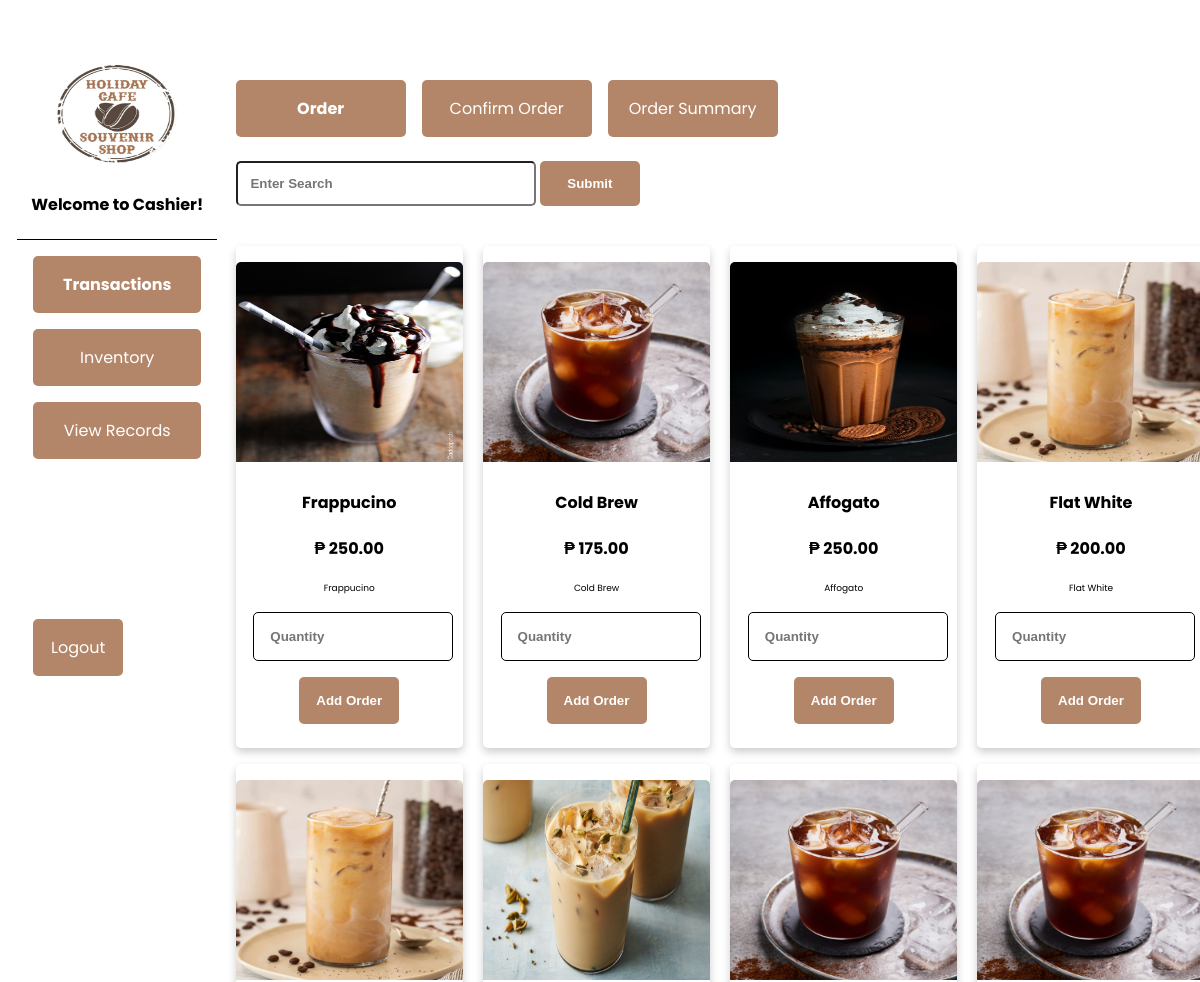
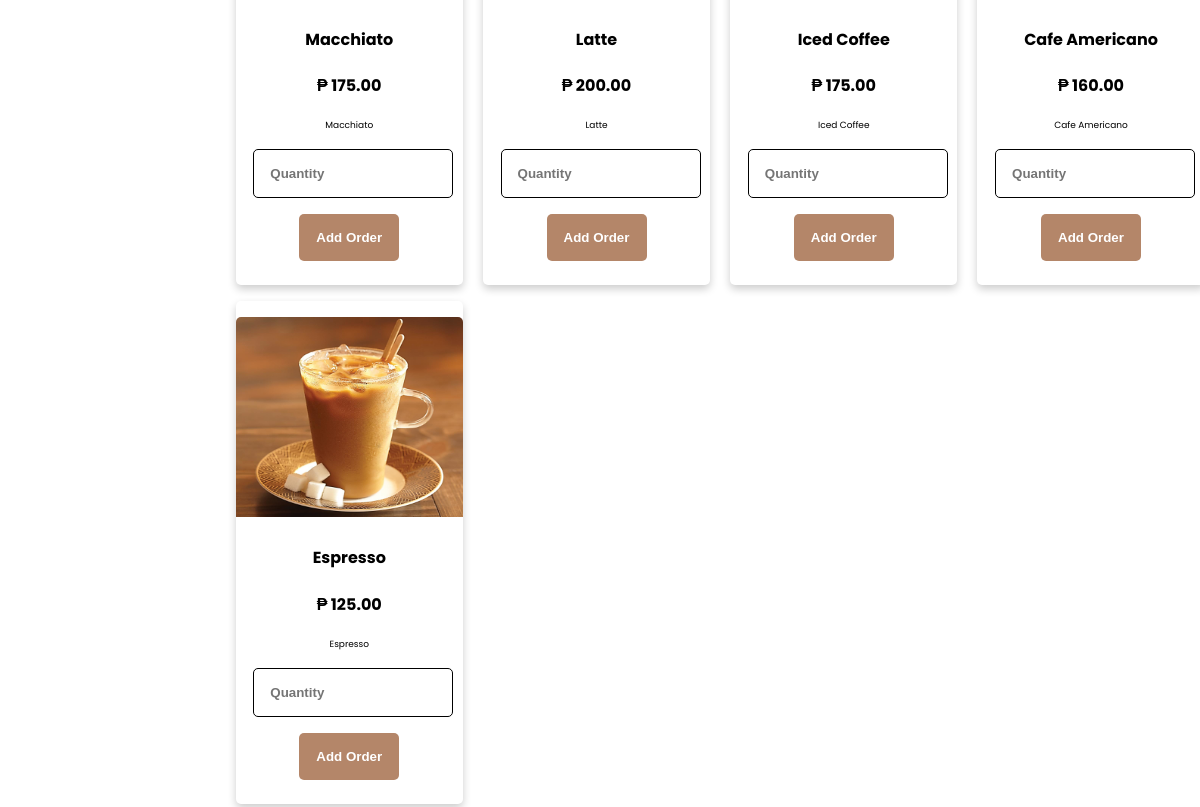
The page /order/order.php on the database its author committed (2 pictures, top to bottom).
### tables this page shows
CREATE TABLE `tbl_inventory` (
  `item_id` int(10) NOT NULL,
  `item_name` varchar(255) NOT NULL,
  `quantity` int(11) NOT NULL,
  `price` int(11) NOT NULL,
  `image` varchar(255) NOT NULL,
  `description` varchar(255) NOT NULL,
  `status` varchar(50) NOT NULL
);

### order/order.php (the view, shortened to what this page needs)
<?php
include "../dbcon.php";
$search = $_GET['search'] ?? '';
if ($search) {
  $statement = $pdo->prepare('SELECT * FROM tbl_inventory where item_name like :INAME or description like :INAME and quantity >= 2 and status = "active" order by item_id desc');
  $statement->bindValue(':INAME', "%$search%");
  $search = "";
}
else {
  $statement = $pdo->prepare('SELECT * FROM tbl_inventory where quantity != 0 and status = "active" order by item_id desc');
}
$statement->execute();
$inventory = $statement->fetchAll(PDO::FETCH_ASSOC);
?>
<!DOCTYPE html>
<html lang="en">
  <head>
    <link rel="stylesheet" href="../css/index.css" />
  </head>
  <body>
    <div class="admin-main">
      <div class="admin-image">
        <img
          src="../images/logo_cafe.png"
          alt="admin logo"
          width="120"
          height="100"
        />
        <?php if ($_SESSION["Roles"] == 'admin'): ?>
          <h4>Holiday Cofe and Souvenir Shop</h4>
        <?php else: ?>
          <h4>Welcome to Cashier!</h4>
        <?php endif;?>
      </div>
      <ul>
        <li class="disabled"><a href="order.php">Transactions</a></li>
        <li><a href="../inventory/inventory.php">Inventory</a></li>
        <li><a href="../view_orders/viewitem.php">View Records</a></li>
        <li class="logout"><a href="../logout.php">Logout</a></li>
      </ul>
    </div>
    <div class="admin-contents">
      <div class="navbar">
        <li><a class="disabled" href="order.php">Order</a></li>
        <li><a href="order_confirm.php">Confirm Order</a></li>
        <li><a href="order_process.php">Order Summary</a></li>
      </div>
      <div class="filter">
        <div class="admin-filter">
          <form action="" method="get">
          <input type="text"
          class="form-control"
          name="search"
          placeholder="Enter Search"
          value="<?php echo $search; ?>">
          <input type="submit" value="Submit" style="color: white;" />
          </form>
        </div>
      </div>
      <div class="tran-form-card">
        <?php foreach ($inventory as $i => $item): ?>
        <div class="flex-wrapper">
          <form method="POST" action="" class="form-card" >
            <div class="card">
              <img src="<?php echo $item['image']; ?>" alt="item image" style="width:100%;">
              <div class="container">
                <h4><b><?php echo $item['item_name']; ?></b></h4>
                <h4><b>₱ <?php echo number_format($item['price'],  2, '.', ','); ?></b></h4>
                <p><?php echo $item['description']; ?></p>
                <input type="number" min="0" class="form-control" name="quantity" style="margin-right:0;" placeholder="Quantity" required />
                <input type="submit" class="btn" value="Add Order" style="border: none;" />
              </div>
            </div>
          </form>
        </div>
        <?php endforeach;?>
      </div>
    </div>
  </body>
</html>

### css/index.css (style rules this page uses)
* { box-sizing: border-box; }
body { box-sizing: border-box; margin: 0.5rem; margin-top: 4rem; font-family: 'Poppins', sans-serif; display: flex; justify-content: space-around; }
.disabled { pointer-events:none; opacity: 1; font-weight: bold; }
.admin-main ul { list-style-type: none; margin: 0; padding: 0; width: 200px; }
.admin-main li a { display: block; color: white; text-decoration: none; }
.admin-main li { text-align: center; margin: 1rem; border-radius: 5px; background-color: rgb(180, 134, 105); }
.admin-main .admin-image { width: 200px; text-align: center; border-bottom: 1px solid black; }
.admin-main .logout { margin-top: 10rem; width: 90px; }
.admin-contents { width: 80%; }
.admin-contents li a { display: block; color: white; text-decoration: none; }
.admin-contents li { width: 170px; list-style-type: none; text-align: center; margin: 1rem 1rem 1rem 0; border-radius: 5px; background-color: rgb(180, 134, 105); }
.admin-contents .navbar { display: flex; justify-content: flex-start; }
.tran-form-card { width: 100%; margin-top: 2rem; text-align: center; display: flex; flex-wrap: wrap; justify-content: space-between; }
.tran-form-card .form-card { text-align: center; }
.filter { width: 80%; display: flex; }
.admin-filter select, .admin-filter input[type="text"] { margin: 0.5rem 0rem 0.5rem 0; padding: 0.8rem; width: 300px; border-radius: 5px; background-color: white; font-weight: bold; }
.admin-filter input[type="submit"] { margin: 0.5rem 0.5rem 0.5rem 0; padding: 0.92rem; width: 300px; border-radius: 5px; background-color: rgb(180, 134, 105); font-weight: bold; border: none; }
.admin-filter input[type="submit"] { width: 100px; }
.tran-form select, .tran-form .form-group input, .tran-form-card input { margin: 0.5rem; padding: 1rem; width: 200px; border-radius: 5px; background-color: rgb(180, 134, 105); font-weight: bold; color: white; }
.tran-form-card input[type="number"] { margin: 0.5rem; padding: 1rem; width: 200px; border-radius: 5px; font-weight: bold; background-color:white; border: 1px solid black; color: black; }
.tran-form-card input { width: 200px; }
.tran-form-card .btn { margin: 0.5rem; padding: 1rem; width: 100px; border-radius: 5px; background-color: rgb(180, 134, 105); font-weight: bold; }
.tran-form-card .flex-wrapper { width: 20%; margin-right: 1rem; margin-bottom: 1rem; }
.tran-form-card .card { box-shadow: 0 4px 8px 0 rgba(0, 0, 0, 0.2); transition: 0.3s; width: 120%; border-radius: 5px; padding: 1rem 0; margin: auto; }
.tran-form-card img { border-radius: 5px 5px 0 0; }
.tran-form-card p { font-size: 9px; }
.tran-form-card img { max-width: 300px; max-height: 200px; min-width: 200px; min-height: 200px; }
ul li, .navbar li { padding: 1rem; }

### rows shown on the page
tbl_inventory: image (picture), item_name "Frappucino", price "250.00", description "Frappucino"
tbl_inventory: image (picture), item_name "Cold Brew", price "175.00", description "Cold Brew"
tbl_inventory: image (picture), item_name "Affogato", price "250.00", description "Affogato"
tbl_inventory: image (picture), item_name "Flat White", price "200.00", description "Flat White"
tbl_inventory: image (picture), item_name "Macchiato", price "175.00", description "Macchiato"
tbl_inventory: image (picture), item_name "Latte", price "200.00", description "Latte"
tbl_inventory: image (picture), item_name "Iced Coffee", price "175.00", description "Iced Coffee"
tbl_inventory: image (picture), item_name "Cafe Americano", price "160.00", description "Cafe Americano"
tbl_inventory: image (picture), item_name "Espresso", price "125.00", description "Espresso"
